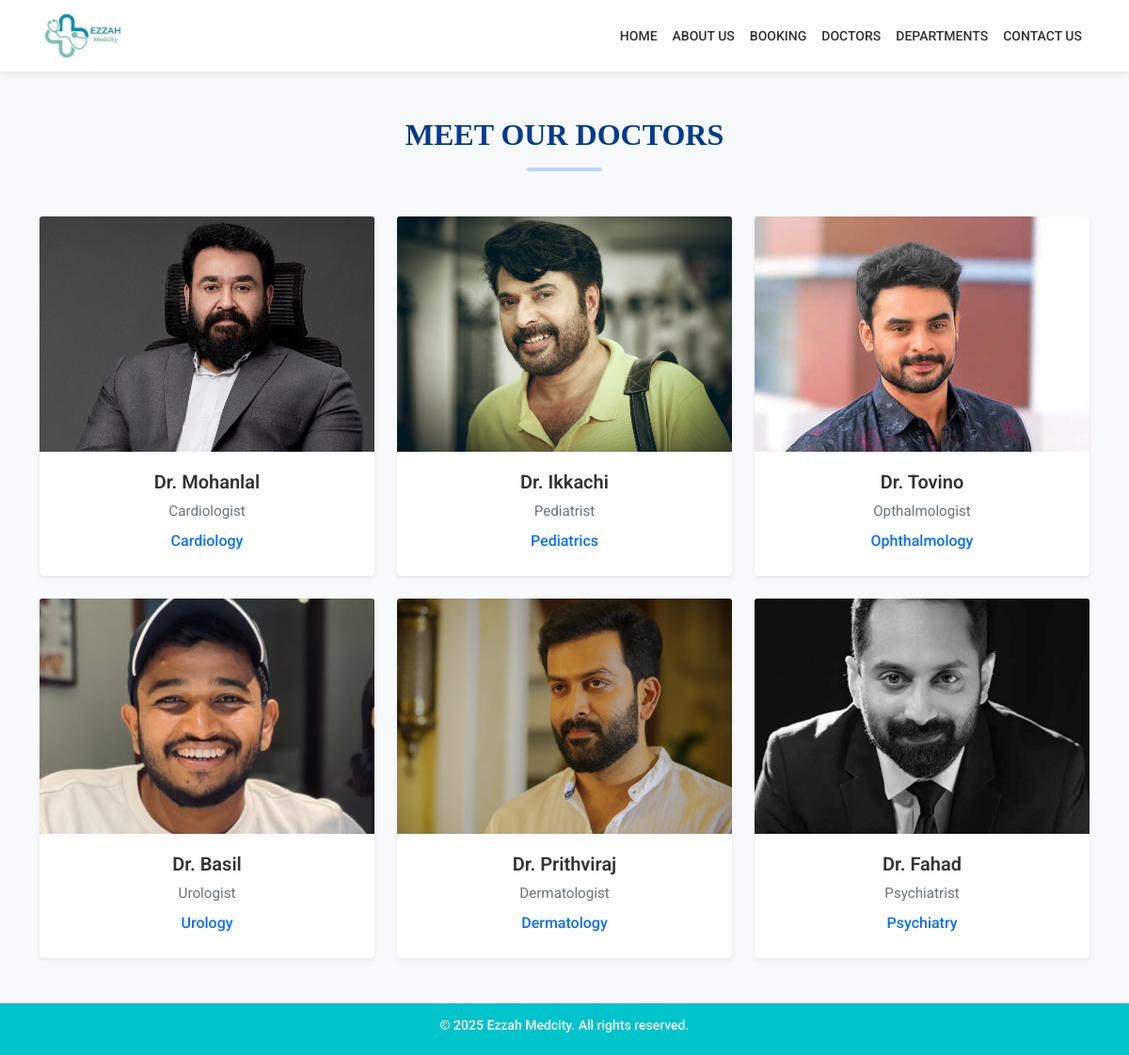
The app's page /doctors/ with its own data.
### Home/models.py (models this page shows, shortened)
class Doctorss(models.Model):
    doc_name = models.CharField(max_length=250)
    doc_spec = models.CharField(max_length=250)
    dep_name = models.ForeignKey(Departments, on_delete=models.CASCADE)
    doc_image = models.ImageField(upload_to='doctors')

class Departments(models.Model):
    dep_name = models.CharField(max_length=100)
    dep_description = models.TextField()
    icon = models.ImageField(upload_to='department_icons/', blank=True, null=True)
    def __str__(self):
        return self.dep_name

### Home/views.py (the view)
# urls.py: path('doctors/', views.doctors,name='doctors'),
def doctors(request):
    doc_dict={
        'docs': Doctorss.objects.all()
    }
    return render(request,'doctors.html',doc_dict)

### Templates/doctors.html (shortened to what this page needs)
{% extends 'base.html' %}
{% block content %}
<section class="doctors-section py-5 bg-light">
    <div class="container">
        <h2 class= "text-center fw-bold "style=" color:#023b90; font-family: 'Playfair Display', serif;">MEET OUR DOCTORS</h2>
        <hr class="mx-auto mb-5" style="width: 80px; height: 4px; background-color: #0d6efd; border-radius: 2px;">
        <div class="row row-cols-1 row-cols-md-3 g-4">
            {% for f in docs %}
            <div class="col">
                <div class="card h-100 shadow-sm border-0 doctor-card">
                    <img src="{{ f.doc_image.url }}" class="card-img-top" alt="{{ f.doc_name }}" style="height: 250px; object-fit: cover;">
                    <div class="card-body text-center">
                        <h5 class="card-title" style="font-family: 'Roboto', sans-serif; color: #333;">Dr. {{ f.doc_name }}</h5>
                        <p class="card-text text-muted">{{ f.doc_spec }}</p>
                        <h6 class="text-primary">{{ f.dep_name }}</h6>
                    </div>
                </div>
            </div>
            {% empty %}
            <div class="col-12 text-center">
                <p class="text-muted">No doctors available at the moment.</p>
            </div>
            {% endfor %}
        </div>
    </div>
</section>
{% endblock %}

### Templates/base.html (shortened to what this page needs)
{% load static %}
<!DOCTYPE html>
<html lang="en">
<head>
  <link href="https://cdn.jsdelivr.net/npm/bootstrap@5.1.3/dist/css/bootstrap.min.css" rel="stylesheet">
  <link rel="stylesheet" href="https://use.fontawesome.com/releases/v5.2.0/css/all.css">
</head>
<body>
  <nav class="navbar navbar-expand-md navbar-light">
    <div class="container">
      <a class="navbar-brand" href="{% url 'home' %}">
        <img src="{% static 'image/EZZAHHH.jpg' %}" alt="Ezzah Logo" height="50">
      </a>
      <div class="collapse navbar-collapse justify-content-end" id="mainNavbar">
        <ul class="navbar-nav fw-bold">
          <li class="nav-item {% if request.path == '/' %}active{% endif %}">
            <a class="nav-link" href="{% url 'home' %}">Home</a>
          </li>
          <li class="nav-item {% if request.path == '/about/' %}active{% endif %}">
            <a class="nav-link" href="{% url 'about' %}">About Us</a>
          </li>
          <li class="nav-item {% if request.path == '/booking/' %}active{% endif %}">
            <a class="nav-link" href="{% url 'booking' %}">Booking</a>
          </li>
          <li class="nav-item {% if request.path == '/doctors/' %}active{% endif %}">
            <a class="nav-link" href="{% url 'doctors' %}">Doctors</a>
          </li>
          <li class="nav-item {% if request.path == '/departments/' %}active{% endif %}">
            <a class="nav-link" href="{% url 'departments' %}">Departments</a>
          </li>
          <li class="nav-item {% if request.path == '/contact/' %}active{% endif %}">
            <a class="nav-link" href="{% url 'contact' %}">Contact Us</a>
          </li>
        </ul>
      </div>
    </div>
  </nav>
  {% block content %}
  {% endblock %}
  <footer>
    <div class="container">
      <h5>&copy; 2025 Ezzah Medcity. All rights reserved.</h5>
    </div>
  </footer>
</body>
</html>

### Templates/base.html (style rules this page uses)
body { font-family: 'Roboto', sans-serif; margin: 0; padding: 0; }
.navbar { background-color: #ffffff !important; box-shadow: 0 2px 10px rgba(0, 0, 0, 0.1); }
.navbar-nav .nav-link { padding: 8px 16px; color: #333 !important; font-weight: 500; text-transform: uppercase; font-size: 14px; transition: color 0.3s ease; }
footer { background-color: #00c4cc !important; color: white; padding: 15px 0; text-align: center; }
footer h5, footer div { color: white !important; font-size: 14px; }

### Templates/doctors.html (style rules this page uses)
.doctor-card { transition: transform 0.3s ease, box-shadow 0.3s ease; }
.card-body { padding: 20px; }
.card-title { font-size: 1.25rem; font-weight: 600; }
.card-text { font-size: 0.95rem; margin-bottom: 10px; }
h6.text-primary { font-size: 1rem; font-weight: 500; }

### records on screen
Doctorss: doc_image (picture), doc_name "Mohanlal", doc_spec "Cardiologist", dep_name "Cardiology"
Doctorss: doc_image (picture), doc_name "Ikkachi", doc_spec "Pediatrist", dep_name "Pediatrics"
Doctorss: doc_image (picture), doc_name "Tovino", doc_spec "Opthalmologist", dep_name "Ophthalmology"
Doctorss: doc_image (picture), doc_name "Basil", doc_spec "Urologist", dep_name "Urology"
Doctorss: doc_image (picture), doc_name "Prithviraj", doc_spec "Dermatologist", dep_name "Dermatology"
Doctorss: doc_image (picture), doc_name "Fahad", doc_spec "Psychiatrist", dep_name "Psychiatry"
